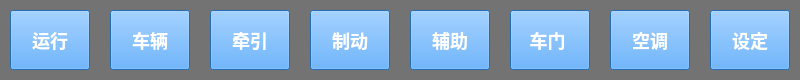
<?xml version="1.0" encoding="UTF-8"?>
<ui version="4.0">
 <class>NavigatorPage</class>
 <widget class="QWidget" name="NavigatorPage">
  <property name="geometry">
   <rect>
    <x>0</x>
    <y>0</y>
    <width>800</width>
    <height>80</height>
   </rect>
  </property>
  <property name="windowTitle">
   <string>Form</string>
  </property>
  <widget class="QPushButton" name="NButton1">
   <property name="geometry">
    <rect>
     <x>10</x>
     <y>10</y>
     <width>80</width>
     <height>60</height>
    </rect>
   </property>
   <property name="focusPolicy">
    <enum>Qt::NoFocus</enum>
   </property>
   <property name="styleSheet">
    <string notr="true">font: 75 bold 18px ;
color: rgb(255, 255, 255);
background-color: rgb(51, 153, 255);
border-color: rgb(216, 216, 216);</string>
   </property>
   <property name="text">
    <string>运行</string>
   </property>
  </widget>
  <widget class="QPushButton" name="NButton2">
   <property name="geometry">
    <rect>
     <x>110</x>
     <y>10</y>
     <width>80</width>
     <height>60</height>
    </rect>
   </property>
   <property name="focusPolicy">
    <enum>Qt::NoFocus</enum>
   </property>
   <property name="styleSheet">
    <string notr="true">font: 75 bold 18px ;
color: rgb(255, 255, 255);
background-color: rgb(51, 153, 255);
border-color: rgb(216, 216, 216);</string>
   </property>
   <property name="text">
    <string>车辆</string>
   </property>
  </widget>
  <widget class="QPushButton" name="NButton3">
   <property name="geometry">
    <rect>
     <x>210</x>
     <y>10</y>
     <width>80</width>
     <height>60</height>
    </rect>
   </property>
   <property name="focusPolicy">
    <enum>Qt::NoFocus</enum>
   </property>
   <property name="styleSheet">
    <string notr="true">font: 75 bold 18px ;
color: rgb(255, 255, 255);
background-color: rgb(51, 153, 255);
border-color: rgb(216, 216, 216);</string>
   </property>
   <property name="text">
    <string>牵引</string>
   </property>
  </widget>
  <widget class="QPushButton" name="NButton4">
   <property name="geometry">
    <rect>
     <x>310</x>
     <y>10</y>
     <width>80</width>
     <height>60</height>
    </rect>
   </property>
   <property name="focusPolicy">
    <enum>Qt::NoFocus</enum>
   </property>
   <property name="styleSheet">
    <string notr="true">font: 75 bold 18px ;
color: rgb(255, 255, 255);
background-color: rgb(51, 153, 255);
border-color: rgb(216, 216, 216);</string>
   </property>
   <property name="text">
    <string>制动</string>
   </property>
  </widget>
  <widget class="QPushButton" name="NButton5">
   <property name="geometry">
    <rect>
     <x>410</x>
     <y>10</y>
     <width>80</width>
     <height>60</height>
    </rect>
   </property>
   <property name="focusPolicy">
    <enum>Qt::NoFocus</enum>
   </property>
   <property name="styleSheet">
    <string notr="true">font: 75 bold 18px ;
color: rgb(255, 255, 255);
background-color: rgb(51, 153, 255);
border-color: rgb(216, 216, 216);</string>
   </property>
   <property name="text">
    <string>辅助</string>
   </property>
  </widget>
  <widget class="QPushButton" name="NButton6">
   <property name="geometry">
    <rect>
     <x>610</x>
     <y>10</y>
     <width>80</width>
     <height>60</height>
    </rect>
   </property>
   <property name="focusPolicy">
    <enum>Qt::NoFocus</enum>
   </property>
   <property name="styleSheet">
    <string notr="true">font: 75 bold 18px ;
color: rgb(255, 255, 255);
background-color: rgb(51, 153, 255);
border-color: rgb(216, 216, 216);</string>
   </property>
   <property name="text">
    <string>空调</string>
   </property>
  </widget>
  <widget class="QPushButton" name="NButton7">
   <property name="geometry">
    <rect>
     <x>510</x>
     <y>10</y>
     <width>80</width>
     <height>60</height>
    </rect>
   </property>
   <property name="focusPolicy">
    <enum>Qt::NoFocus</enum>
   </property>
   <property name="styleSheet">
    <string notr="true">font: 75 bold 18px ;
color: rgb(255, 255, 255);
background-color: rgb(51, 153, 255);
border-color: rgb(216, 216, 216);</string>
   </property>
   <property name="text">
    <string>车门 </string>
   </property>
  </widget>
  <widget class="QPushButton" name="NButton8">
   <property name="geometry">
    <rect>
     <x>710</x>
     <y>10</y>
     <width>80</width>
     <height>60</height>
    </rect>
   </property>
   <property name="focusPolicy">
    <enum>Qt::NoFocus</enum>
   </property>
   <property name="styleSheet">
    <string notr="true">font: 75 bold 18px ;
color: rgb(255, 255, 255);
background-color: rgb(51, 153, 255);
border-color: rgb(216, 216, 216);</string>
   </property>
   <property name="text">
    <string>设定</string>
   </property>
  </widget>
  <widget class="QLabel" name="header_background">
   <property name="geometry">
    <rect>
     <x>0</x>
     <y>0</y>
     <width>800</width>
     <height>80</height>
    </rect>
   </property>
   <property name="styleSheet">
    <string notr="true">background-color: rgb(115, 115, 115);</string>
   </property>
   <property name="text">
    <string/>
   </property>
  </widget>
  <zorder>header_background</zorder>
  <zorder>NButton1</zorder>
  <zorder>NButton2</zorder>
  <zorder>NButton3</zorder>
  <zorder>NButton4</zorder>
  <zorder>NButton5</zorder>
  <zorder>NButton6</zorder>
  <zorder>NButton7</zorder>
  <zorder>NButton8</zorder>
 </widget>
 <resources/>
 <connections/>
</ui>
